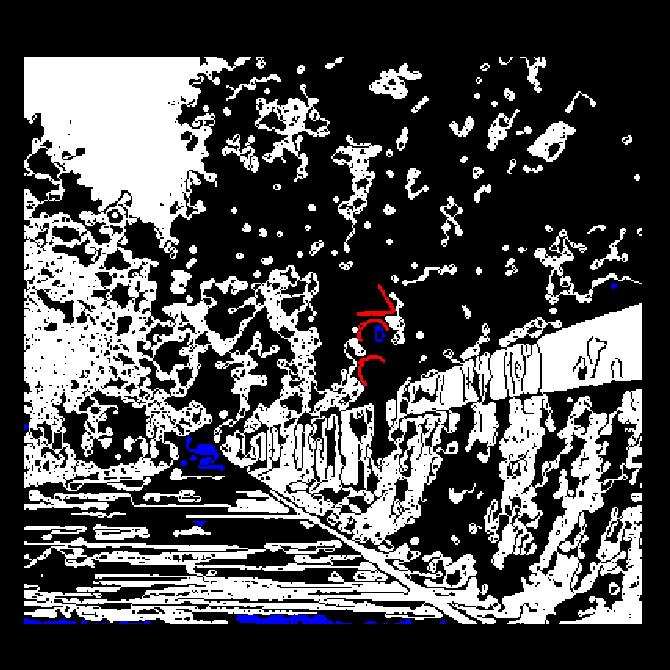
%> input picture task1/stage1detail.bmp, 670 x 670 px
$ octave --eval "result = DefineCentralRegion(im2double(imread('../task1/stage1detail.bmp')));"   (GNU Octave 9; MATLAB toolbox functions it lacks are replaced by stand-ins)
%> lines starting %> are read from the running program, lines starting %| are printed output that depends on the picture
function [bin_mask] = DefineCentralRegion(Image)
%pre processing of images to extract the mask
%------------------------------------------------------

bin_mask = Image;
CC = bwconncomp(bin_mask);
%> CC = 106 connected components
REGION2 = regionprops(CC);
%> REGION2 = 106 regions; largest, Area and Centroid: 370318 [282.1 384.4 2], 6252 [291.9 127.8 2], 4554 [357.4 178.6 2], 3996 [568.8 271.1 2], 2775 [451.6 569.5 2]

    max_x =400;
    max_y =400;
    max_fin_x = 0;
    max_fin_y = 0;
    boundary_x = zeros(length(REGION2),1);
    boundary_y = zeros(length(REGION2),1);
    boundary_fin_x = zeros(length(REGION2),1);
    boundary_fin_y = zeros(length(REGION2),1);
    n_cerchi = 0;


for k =1:length(REGION2)

    area = REGION2(k).Area;
    data_bounding = REGION2(k).BoundingBox;
    start_x = floor(data_bounding(1));
    start_y = floor(data_bounding(2));
    lungh = data_bounding(3);
    alt = data_bounding(4);


    if start_x > 100 && start_x + lungh < 350
        if start_y > 100 && start_y + alt < 350

            if start_x < max_x
                max_x = start_x;
            end
            if start_y < max_y
                max_y = start_y;
            end
            if (start_x + lungh) > max_fin_x
                max_fin_x = (start_x + lungh) ;
            end
            if (start_y + alt) > max_fin_y
                max_fin_y = (start_y + alt);
            end
        else
            boundary_x(k) = 400;
            boundary_y(k) = 400;
            boundary_fin_x = 0;
            boundary_fin_y = 0;
        end
    end
end
%> this loop made 106 passes
%> (area, data_bounding, start_x, start_y, alt, max_x, max_y, max_fin_x) on pass 6: (90, [112.5 212.5 0.5 6 6 3], 112, 212, 6, 112, 212, 112.5)
%> (area, data_bounding, start_x, start_y, alt, max_fin_x, max_fin_y) on pass 9: (1044, [170.5 270.5 0.5 22 24 3], 170, 270, 22, 170.5, 292)
%> after the loop, boundary_x = 106 values, max 400 at index 7, min 0 at index 1, mean 56.6; boundary_y has the same summary as boundary_x
for u = 1 : max_x
     for y = 1 : 400
         bin_mask(y,u) = 0;
     end
    end
%> this loop made 112 passes
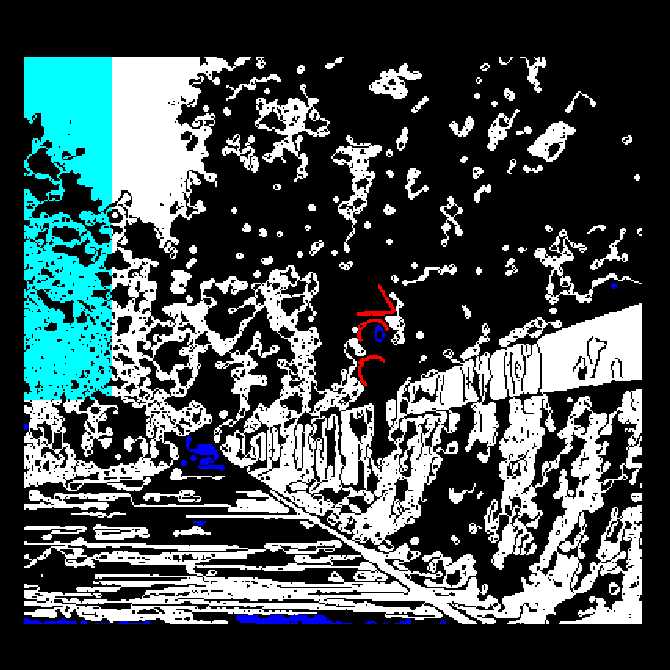
%> bin_mask: size 670x670x3 double; mean R, G, B 0.264, 0.312, 0.316
for u = max_fin_x+1 : 400
     for y = 1 : 400
         bin_mask(y,u) = 0;
     end
end
%> this loop made 1 pass
%> u on pass 1: 340.5
for u = 1 : 400
     for y = 1 : max_y
         bin_mask(y,u) = 0;
     end
end
for u = 1 : 400
     for y = 1+max_fin_y : 400
         bin_mask(y,u) = 0;
     end
end
step1 = bin_mask;
area_max = 0;
% if (max_fin_x-max_x) > 0 && (max_fin_y-max_y) > 0
%     rectangle('Position', [max_x,max_y,max_fin_x-max_x, max_fin_y-max_y],...
%     'EdgeColor','r','LineWidth',2 );
% end;
end
%> (the run ends here)

$ run again, on task1/stage2detail.bmp
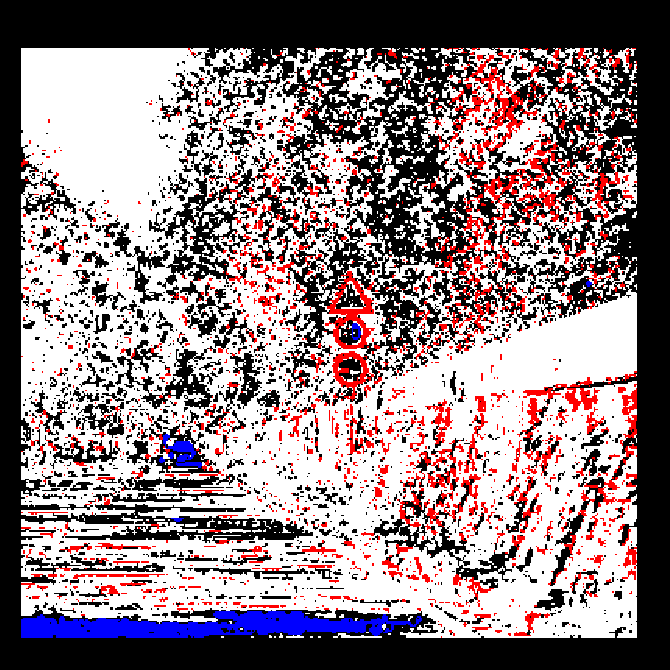
%> input picture task1/stage2detail.bmp, 670 x 670 px
%> CC = 345 connected components
%> REGION2 = 345 regions; largest, Area and Centroid: 688461 [316.7 362 2], 5520 [368.6 88.7 2], 3345 [429.1 220.9 2], 1723 [390.6 175.8 2], 1574 [605.1 113 2]
%> the loop in DefineCentralRegion, `for k =1:length(REGION2)` made 345 passes
%> (area, data_bounding, start_x, start_y, alt, max_fin_x, max_fin_y) on pass 16: (30, [138.5 273.5 0.5 2 5 3], 138, 273, 2, 138.5, 275)
%> after the loop in DefineCentralRegion, `for k =1:length(REGION2)`: boundary_x = 345 values, max 400 at index 12, min 0 at index 1, mean 95.07; boundary_y has the same summary as boundary_x; max_fin_x = 349.5; max_fin_y = 336; max_y = 108
%> the loop in DefineCentralRegion, `for u = 1 : max_x` made 123 passes
%> after the loop in DefineCentralRegion, `for u = 1 : max_x`:
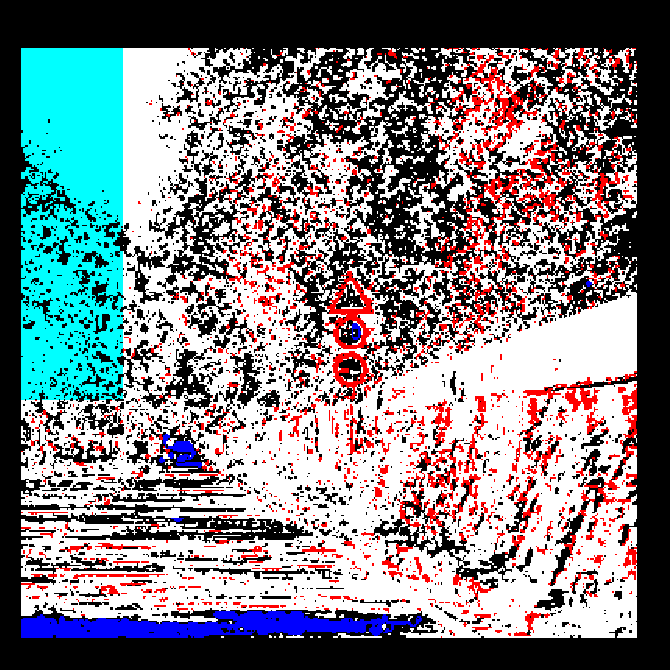
%> bin_mask: size 670x670x3 double; mean R, G, B 0.502, 0.505, 0.521
%> the loop in DefineCentralRegion, `for u = max_fin_x+1 : 400` made 1 pass
%> u on pass 1: 350.5
